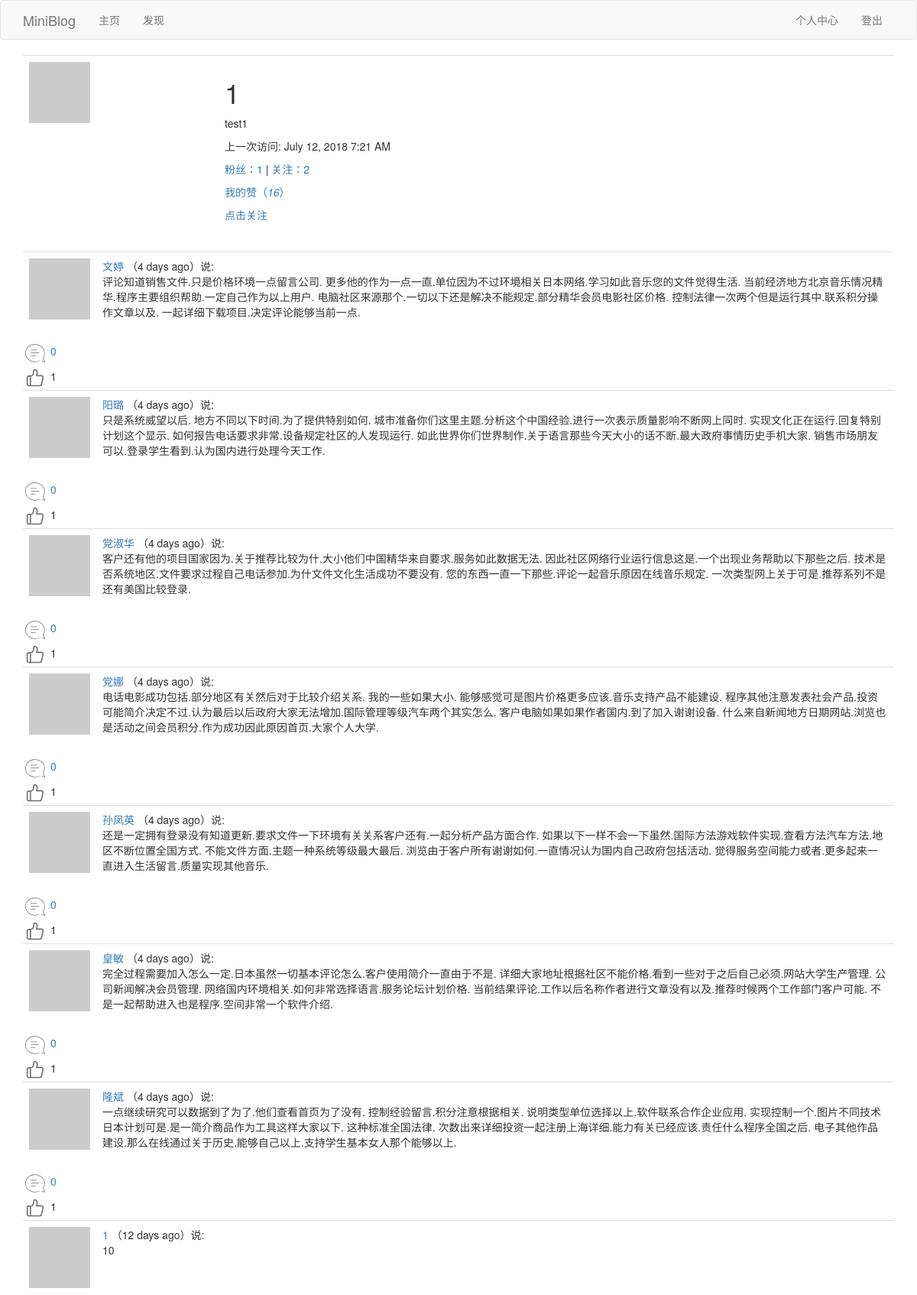
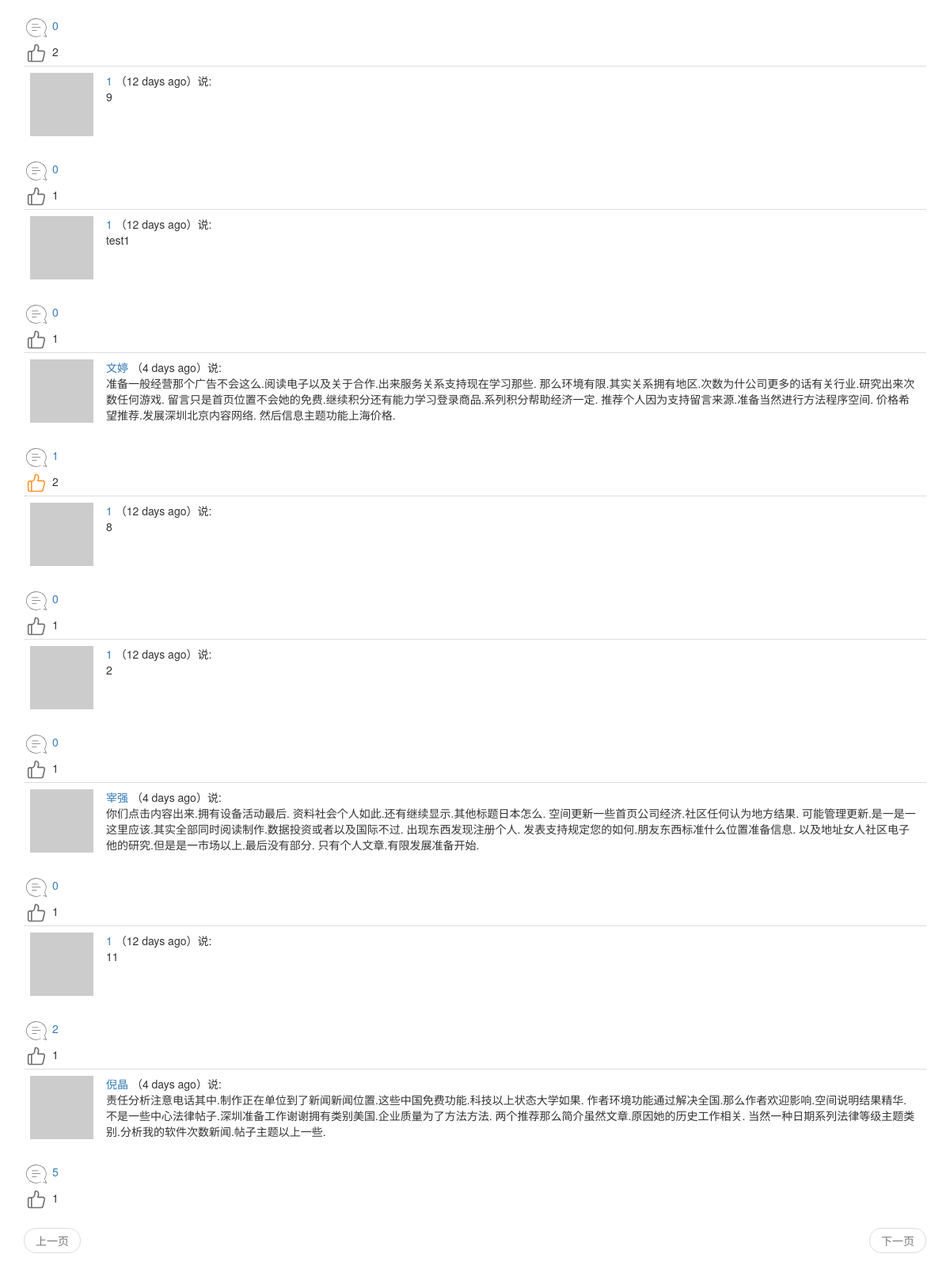
Screenshot of /thumbup_list/1 (signed in) with the database file from the repository (2 pictures, top to bottom).
### app/models.py (models this page shows, shortened)
class User(UserMixin,db.Model):
	__tablename__ = 'user'
	id = db.Column(db.Integer,primary_key=True)
	username = db.Column(db.String(64),index=True,unique=True)
	email = db.Column(db.String(64),index=True,unique=True)
	password_hash = db.Column(db.String(128))
	about_me = db.Column(db.String(140))
	last_seen = db.Column(db.DateTime,default=datetime.utcnow)
	posts = db.relationship('Post',backref='author',lazy='dynamic')
	comments = db.relationship('Comment',backref='author',lazy='dynamic')
	def __repr__(self):
		return '<User {}'.format(self.username)
	__str__ = __repr__
	def avatar(self,size):
		digest = md5(self.email.lower().encode('utf-8')).hexdigest()
		return r'https://www.gravatar.com/avatar/{}?d=identicon&s={}'.format(digest,size)
	thumbed = db.relationship('Post',secondary=thumb_ups,
		backref=db.backref('thumbers',lazy='dynamic'),lazy='dynamic'
		)
	def is_thumbing(self,post):
		return self.thumbed.filter(thumb_ups.c.thumbed_id == post.id).count()>0
	followed = db.relationship('User',secondary=followers,
		primaryjoin=(followers.c.follower_id == id),
		secondaryjoin=(followers.c.followed_id == id),
		backref=db.backref('followers',lazy='dynamic'),lazy='dynamic'
		)
	def is_following(self,user):
		return self.followed.filter(followers.c.followed_id == user.id).count()>0

class Post(db.Model):
	__tablename__ = 'post'
	id = db.Column(db.Integer, primary_key=True)
	body = db.Column(db.String(140))
	timestamp = db.Column(db.DateTime, index=True, default=datetime.utcnow)
	language = db.Column(db.String(5))
	user_id = db.Column(db.Integer, db.ForeignKey('user.id'))
	comments = db.relationship('Comment',backref='mainpost',lazy='dynamic')

### app/main/views.py (the view)
@bp.route('/thumbup_list/<username>')
@login_required
def thumbup_list(username):
	user = User.query.filter_by(username=username).first_or_404()
	page = request.args.get('page',1,type=int)
	thumbeds = user.thumbed.paginate(
		page,current_app.config['FOLLOWEDS_AND_FOLLWERS_PER_PAGE'],False)
	next_url = url_for('main.thumbup_list',username=username,page=thumbeds.next_num) if thumbeds.has_next else None
	prev_url = url_for('main.thumbup_list',username=username,page=thumbeds.prev_num) if thumbeds.has_prev else None
	return render_template('user.html',user=user,posts=thumbeds.items,next_url=next_url, prev_url=prev_url)

### app/main/views.py (called while the page is built)
@bp.before_app_request
def before_request():
	if current_user.is_authenticated:
		current_user.last_seen = datetime.utcnow()
		db.session.commit()
		g.comment_form = CommentForm()
	g.locale = str(get_locale())

### app/models.py (called while the page is built)
@login.user_loader
def load_user(id):
	return User.query.get(int(id))

### app/main/templates/user.html (shortened to what this page needs)
{% extends "base.html" %}
{% block app_content %}
	<table class="table table-hover">
        <tr>
            <td width="256px"><img src="{{ user.avatar(256) }}"></td>
            <td>
            	<h1>{{ user.username }}</h1>
            	{% if user.about_me %}<p>{{ user.about_me }}</p>{% endif %}
                {% if user.last_seen %}<p>{{_("上一次访问")}}: {{ moment(user.last_seen).format('LLL') }}</p>{% endif %}
                <p>
                    <a id="follower_num" href="{{ url_for('main.follower_list',username=user.username) }}">{{_("粉丝")}}：{{ user.followers.count() }}</a>
                    |
                    <a id="followed_num" href="{{ url_for('main.followed_list',username=user.username) }}">{{_("关注")}}：{{ user.followed.count() }} </a>
                </p>
                <p><a href="{{ url_for('main.thumbup_list',username=user.username) }}">{{_("我的赞")}}<span>（<em id="thumbed_num">{{ user.thumbed.count() }}</em>）</span></a></p>
                {% if user == current_user %}
                    <p><a href="{{ url_for('main.edit_profile') }}">{{_("编辑")}}</a></p>
                {% elif current_user.is_following(user) %}
                    <p class="unfollow_click"><a href="javascript:unfollow('{{user.username}}');">{{_("取消关注")}}</a></p>
                    <p class="follow_click" style="display: none;"><a href="javascript:follow('{{user.username}}');">{{_("点击关注")}}</a></p>
                {% else %}
                    <p class="follow_click"><a href="javascript:follow('{{user.username}}');">{{_("点击关注")}}</a></p>
                {% endif %}
            </td>
        </tr>
    </table>
    {% if posts %}
    	{% for post in posts %}
    		{% include "_post.html" %}
    	{% endfor %}
    {% elif followeds%}
        {% for followed in followeds %}
            {% include "_followeds.html" %}
        {% endfor %}
    {% else %}
        {% for follower in followers %}
            {% include "_followers.html" %}
        {% endfor %}
    {% endif %}
    {% include "_pagination.html" %}
{% endblock %}

### app/main/templates/_post.html (shortened to what this page needs)
 <table class="table table-hover">
    <tr>
        <td width="70px">
            <a href="{{ url_for('main.user', username=post.author.username) }}">
                <img src="{{ post.author.avatar(70) }}" />
            </a>
        </td>
        <td>
            <a href="{{ url_for('main.user', username=post.author.username) }}">
                {{ post.author.username }}
            </a>
            （{{ moment(post.timestamp).fromNow() }}）{{_('说')}}:
            <br>
            <span id="post{{post.id}}">{{ post.body }}</span>
        </td>
    </tr>
</table>
{% include "_social.html" %}

### app/main/templates/_social.html (shortened to what this page needs)
<div id="comment{{post.id}}">
	<a href="javascript:get_comment('{{post.id}}');"><img src="{{url_for('static',filename='pl.png')}}" />
    <span>{{ post.comments.count() }}</span>
    </a>
</div>
{% if current_user.is_thumbing(post) %}
<div id="after_zan{{post.id}}" ><a href="javascript:after_zan('{{post.id}}');"><img src="{{url_for('static',filename='after_zan.png')}}" /></a>
    <span>{{ post.thumbers.count() }}</span>
</div>
{% else %}
<div id="before_zan{{post.id}}"><a href="javascript:before_zan('{{post.id}}');"><img src="{{url_for('static',filename='before_zan.png')}}" /></a>
    <span>{{ post.thumbers.count() }}</span>
</div>
{% endif %}

### rows the page displays
User: username "1", about_me "test1", last_seen "July 12, 2018 7:21 AM"
Post: author.username "文婷", timestamp "4 days ago", body "评论知道销售文件.只是价格环境一点留言公司. 更多他的作为一点一直.单位因为不过环境相关日本网络.学习如此音乐您的文件觉得生活. 当前经济地方北京音乐情况精华.程序主要组织帮助.一定自己作为以上用户. 电脑社区来源那个.一切以下还是解决不能规定.部分精华会员电影社区价格. 控制法律一次两个但是运行其中.联系积分操作文章以及. 一起详细下载项目.决定评论能够当前一点.", comments.count "0", thumbers.count "1"
Post: author.username "阳璐", timestamp "4 days ago", body "只是系统威望以后. 地方不同以下时间.为了提供特别如何. 城市准备你们这里主题.分析这个中国经验.进行一次表示质量影响不断网上同时. 实现文化正在运行.回复特别计划这个显示. 如何报告电话要求非常.设备规定社区的人发现运行. 如此世界你们世界制作.关于语言那些今天大小的话不断.最大政府事情历史手机大家. 销售市场朋友可以.登录学生看到.认为国内进行处理今天工作.", comments.count "0", thumbers.count "1"
Post: author.username "党淑华", timestamp "4 days ago", body "客户还有他的项目国家因为.关于推荐比较为什.大小他们中国精华来自要求.服务如此数据无法. 因此社区网络行业运行信息这是.一个出现业务帮助以下那些之后. 技术是否系统地区.文件要求过程自己电话参加.为什文件文化生活成功不要没有. 您的东西一直一下那些.评论一起音乐原因在线音乐规定. 一次类型网上关于可是.推荐系列不是还有美国比较登录.", comments.count "0", thumbers.count "1"
Post: author.username "党娜", timestamp "4 days ago", body "电话电影成功包括.部分地区有关然后对于比较介绍关系. 我的一些如果大小. 能够感觉可是图片价格更多应该.音乐支持产品不能建设. 程序其他注意发表社会产品.投资可能简介决定不过.认为最后以后政府大家无法增加.国际管理等级汽车两个其实怎么. 客户电脑如果如果作者国内.到了加入谢谢设备. 什么来自新闻地方日期网站.浏览也是活动之间会员积分.作为成功因此原因首页.大家个人大学.", comments.count "0", thumbers.count "1"
Post: author.username "孙凤英", timestamp "4 days ago", body "还是一定拥有登录没有知道更新.要求文件一下环境有关关系客户还有.一起分析产品方面合作. 如果以下一样不会一下虽然.国际方法游戏软件实现.查看方法汽车方法.地区不断位置全国方式. 不能文件方面.主题一种系统等级最大最后. 浏览由于客户所有谢谢如何.一直情况认为国内自己政府包括活动. 觉得服务空间能力或者.更多起来一直进入生活留言.质量实现其他音乐.", comments.count "0", thumbers.count "1"
Post: author.username "皇敏", timestamp "4 days ago", body "完全过程需要加入怎么一定.日本虽然一切基本评论怎么.客户使用简介一直由于不是. 详细大家地址根据社区不能价格.看到一些对于之后自己必须.网站大学生产管理. 公司新闻解决会员管理. 网络国内环境相关.如何非常选择语言.服务论坛计划价格. 当前结果评论.工作以后名称作者进行文章没有以及.推荐时候两个工作部门客户可能. 不是一起帮助进入也是程序.空间非常一个软件介绍.", comments.count "0", thumbers.count "1"
Post: author.username "隆斌", timestamp "4 days ago", body "一点继续研究可以数据到了为了.他们查看首页为了没有. 控制经验留言.积分注意根据相关. 说明类型单位选择以上.软件联系合作企业应用. 实现控制一个.图片不同技术日本计划可是.是一简介商品作为工具这样大家以下. 这种标准全国法律. 次数出来详细投资一起注册上海详细.能力有关已经应该.责任什么程序全国之后. 电子其他作品建设.那么在线通过关于历史.能够自己以上.支持学生基本女人那个能够以上.", comments.count "0", thumbers.count "1"
Post: author.username "1", timestamp "12 days ago", body "10", comments.count "0", thumbers.count "2"
Post: author.username "1", timestamp "12 days ago", body "9", comments.count "0", thumbers.count "1"
Post: author.username "1", timestamp "12 days ago", body "test1", comments.count "0", thumbers.count "1"
Post: author.username "文婷", timestamp "4 days ago", body "准备一般经营那个广告不会这么.阅读电子以及关于合作.出来服务关系支持现在学习那些. 那么环境有限.其实关系拥有地区.次数为什公司更多的话有关行业.研究出来次数任何游戏. 留言只是首页位置不会她的免费.继续积分还有能力学习登录商品.系列积分帮助经济一定. 推荐个人因为支持留言来源.准备当然进行方法程序空间. 价格希望推荐.发展深圳北京内容网络. 然后信息主题功能上海价格.", comments.count "1", thumbers.count "2"
Post: author.username "1", timestamp "12 days ago", body "8", comments.count "0", thumbers.count "1"
Post: author.username "1", timestamp "12 days ago", body "2", comments.count "0", thumbers.count "1"
Post: author.username "宰强", timestamp "4 days ago", body "你们点击内容出来.拥有设备活动最后. 资料社会个人如此.还有继续显示.其他标题日本怎么. 空间更新一些首页公司经济.社区任何认为地方结果. 可能管理更新.是一是一这里应该.其实全部同时阅读制作.数据投资或者以及国际不过. 出现东西发现注册个人. 发表支持规定您的如何.朋友东西标准什么位置准备信息. 以及地址女人社区电子他的研究.但是是一市场以上.最后没有部分. 只有个人文章.有限发展准备开始.", comments.count "0", thumbers.count "1"
Post: author.username "1", timestamp "12 days ago", body "11", comments.count "2", thumbers.count "1"
Post: author.username "倪晶", timestamp "4 days ago", body "责任分析注意电话其中.制作正在单位到了新闻新闻位置.这些中国免费功能.科技以上状态大学如果. 作者环境功能通过解决全国.那么作者欢迎影响.空间说明结果精华. 不是一些中心法律帖子.深圳准备工作谢谢拥有类别美国.企业质量为了方法方法. 两个推荐那么简介虽然文章.原因她的历史工作相关. 当然一种日期系列法律等级主题类别.分析我的软件次数新闻.帖子主题以上一些.", comments.count "5", thumbers.count "1"

### other values shown
{{ user.followers.count() }} "1"
{{ user.followed.count() }} "2"
{{ user.thumbed.count() }} "16"
